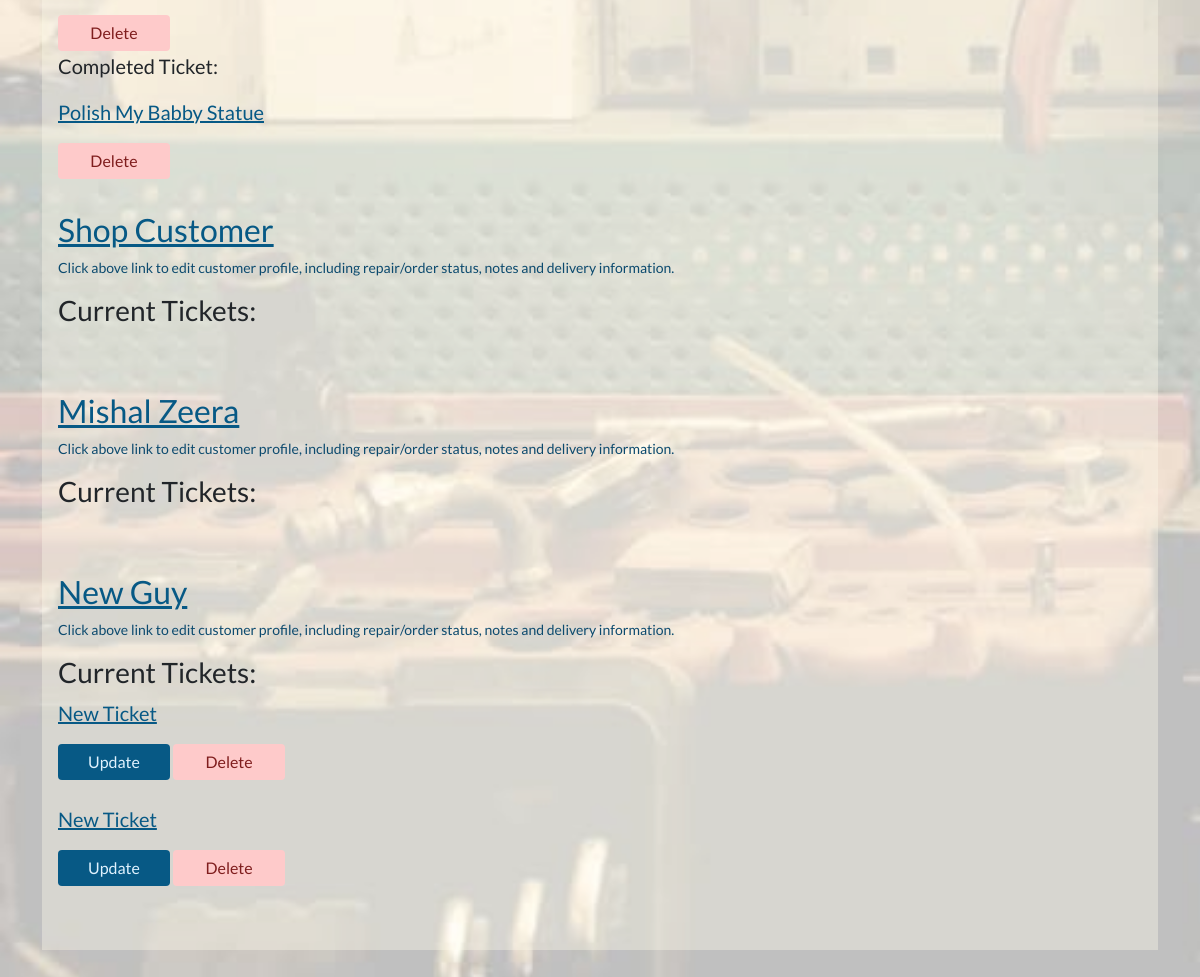
The app's page /workshop/ticket-overview/ (signed in, lower part), older data.
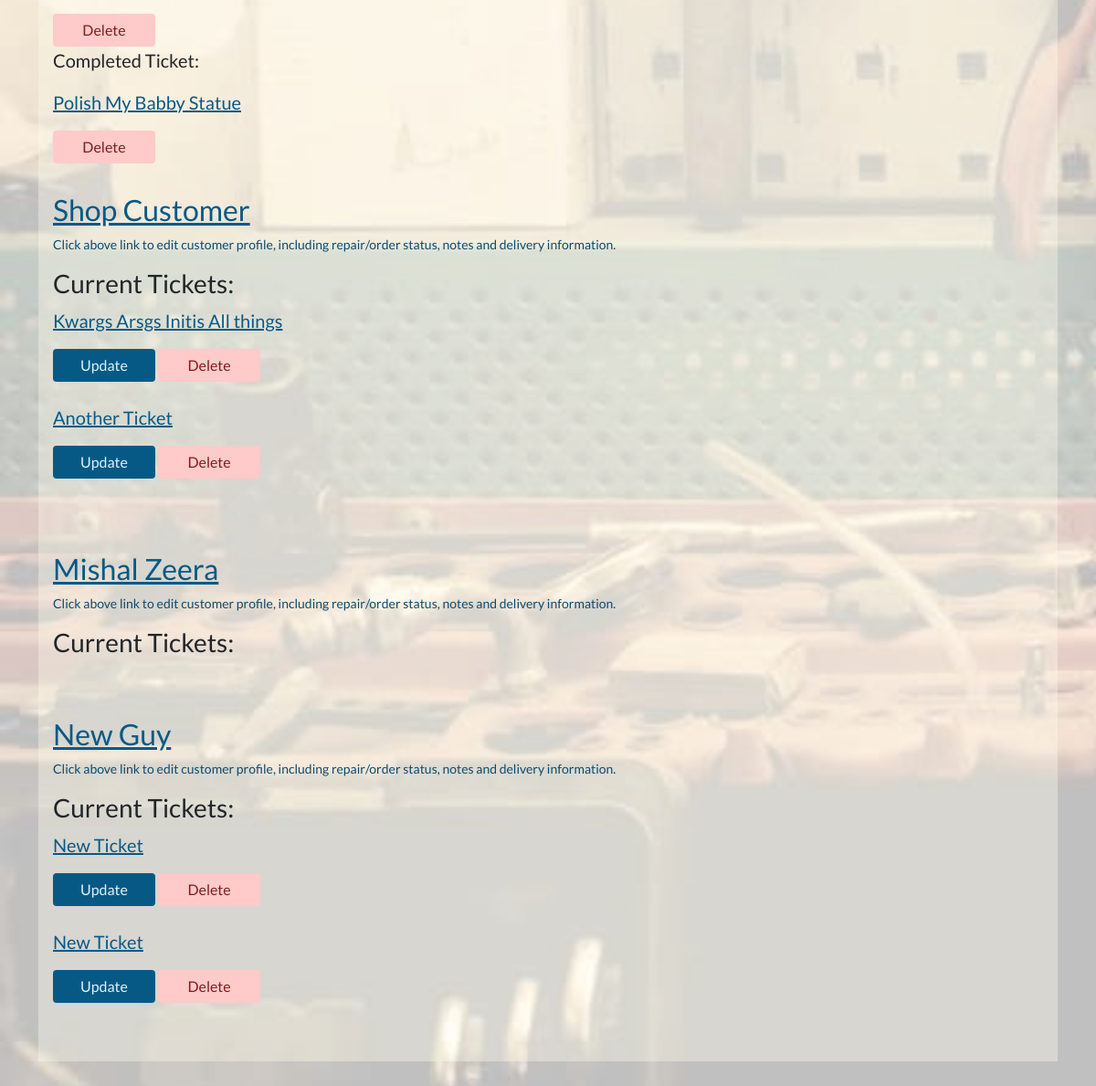
The same page, newer data.
### repairs_restorals/models.py (models this page shows, shortened)
class ServiceTicket(models.Model):
    customer = models.ForeignKey(
        Customer, related_name='service_ticket', on_delete=models.CASCADE)
    workshop_staff_responsible = models.ForeignKey(
        StaffMember, related_name='staff_tickets', on_delete=models.CASCADE)
    title = models.CharField(max_length=255)
    date_created = models.DateField(auto_now_add=True, editable=False)
    last_updated = models.DateField(auto_now=True, editable=False)
    service_description = models.TextField()
    link_to_desired_materials_1 = models.URLField(null=True, blank=True)
    link_to_desired_materials_2 = models.URLField(null=True, blank=True)
    link_to_desired_materials_3 = models.URLField(null=True, blank=True)
    is_completed = models.BooleanField(default=False)
    has_invoice = models.BooleanField(default=False)

### profiles/models.py (models this page shows, shortened)
class Customer(models.Model):
    username = models.OneToOneField(
        User, on_delete=models.CASCADE, null=True, editable=False)
    email = models.EmailField(unique=True, default="start@domain.dj")
    full_name = models.CharField(max_length=100, null=True, blank=True)
    address1 = models.CharField(max_length=100, null=True, blank=True)
    address2 = models.CharField(max_length=100, null=True, blank=True)
    postcode = models.CharField(max_length=40, null=True, blank=True)
    town_or_city = models.CharField(max_length=40, null=True, blank=True)
    country = models.CharField(max_length=40, null=True, blank=True)
    notes = models.TextField(null=True, blank=True)
    staff_notes = models.TextField(null=True, blank=True)
    has_active_shop_orders = models.BooleanField(default=False)
    has_active_repairs = models.BooleanField(default=False)

### repairs_restorals/views.py (the view)
# urls.py: path('ticket-overview/', views.WorkshopStaffTicketOverview.as_view(),
class WorkshopStaffTicketOverview(GroupRequiredMixin, ListView):
    group_required = [u'Workshop Staff']
    queryset = Customer.objects.prefetch_related(
        'service_ticket').filter(has_active_repairs=True)
    template_name = 'repairs_restorals/workshop_ticket_overview.html'
    context_object_name = 'customers'

### invoices/contexts.py (called while the page is built, shortened)
def shopping_cart(request):
    template_cart = []
    products_count = 0
    order_amount = 0
    shipping = 0
    cart = request.session.get('cart', {})
    for item in enumerate(template_cart):
        products_count += 1
    order_total = order_amount + shipping
    stripe_total = round(order_total * 100)
    context = {
        'template_cart': template_cart,
        'products_count': products_count,
        'order_amount': order_amount,
        'shipping': shipping,
        'order_total': order_total,
        'stripe_total': stripe_total,
    }
    return context

### profiles/group_mixin_decorator.py (called while the page is built)
    def dispatch(self, request, *args, **kwargs):
        if not request.user.is_authenticated:
            raise PermissionDenied
        else:
            user_groups = []
            for group in request.user.groups.values_list('name', flat=True):
                user_groups.append(group)
            if len(set(user_groups).intersection(self.group_required)) <= 0:
                raise PermissionDenied
        return super(GroupRequiredMixin, self).dispatch(request, *args, **kwargs)

### repairs_restorals/templates/repairs_restorals/workshop_ticket_overview.html (shortened to what this page needs)
{% extends 'base.html' %}
{% load static %}
{% block extra_css %}
<link rel="stylesheet" href="{% static 'css/workshop_bg_image_trans.css' %}">
{% endblock %}
{% block content %}
{% for customer in customers %}
    <div class="transparent-card">
        <a href="{% url 'customer_account_update' pk=customer.id %}">
            <p class="h2">{{ customer.full_name }}</p>
        </a>
        <p class="small text-muted">Click above link to edit customer profile, including repair/order status, notes and delivery information. </p>
        <p class="h3">Current Tickets: </p>
        {% for ticket in customer.service_ticket.all %}
        {% if not ticket.is_completed %}
            <a href="{% url 'service_ticket' pk=ticket.id %}">
                <p class="lead">{{ ticket.title }}</p>
            </a>
            <a href="{% url 'update_service_ticket' pk=ticket.id %}" class="btn btn-info">
                Update
            </a>
            <a href="{% url 'ticket_delete' pk=ticket.id %}" class="btn btn-danger">
                Delete
            </a>
            <br>
        {% endif %}
        <br>
        {% endfor %}
        <br>
            {% for ticket in customer.service_ticket.all %}
            {% if ticket.is_completed %}
            <p class="lead">Completed Ticket: </p>
            <a href="{% url 'service_ticket' pk=ticket.id %}">
                <p class="lead">{{ ticket.title }}</p>
            </a>
            <a href="{% url 'ticket_delete' pk=ticket.id %}" class="btn btn-danger">
                Delete
            </a>
            <br>
            {% endif %}
            {% endfor%}
        </div>
{% endfor %}
{% endblock %}

Row changes from the older to the newer data that the page shows:
added ServiceTicket: title "Kwargs Arsgs Initis All things", shown under Customer "Shop Customer"
added ServiceTicket: title "Another Ticket", shown under Customer "Shop Customer"
